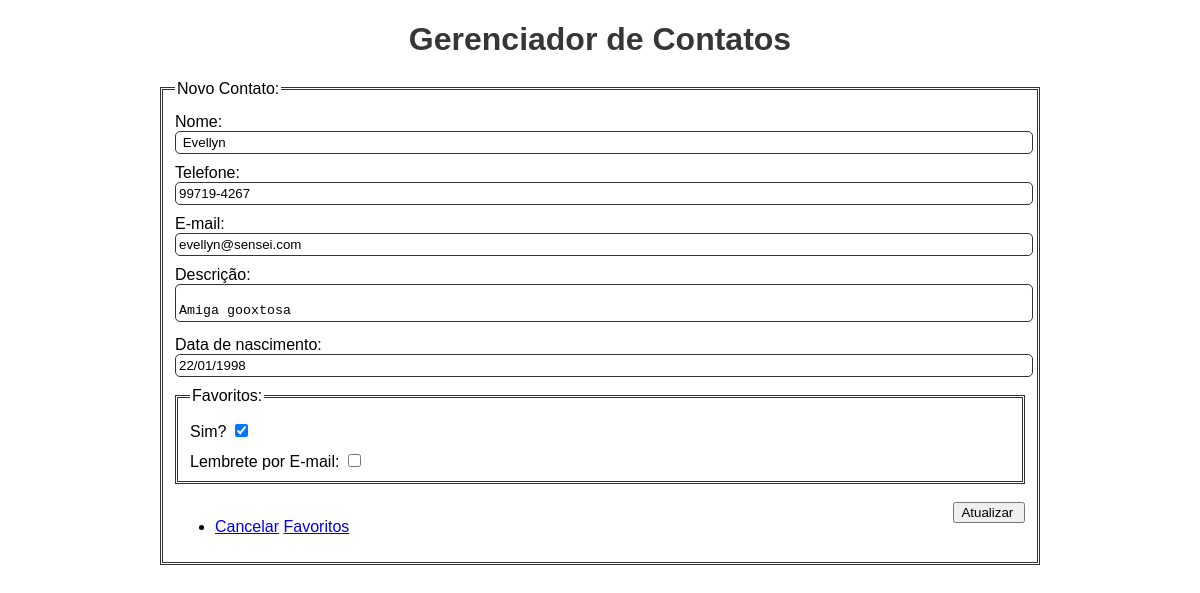
Screenshot of /editar.php?id=28 with the database file from the repository.
### tables this page shows
CREATE TABLE `contatos` (
  `id` int(11) NOT NULL,
  `nome` varchar(20) NOT NULL,
  `telefone` varchar(20) DEFAULT NULL,
  `email` varchar(30) DEFAULT NULL,
  `descricao` text NOT NULL,
  `nasc` date DEFAULT NULL,
  `concluida` tinyint(1) DEFAULT NULL
);

### editar.php (called while the page is built, shortened)
<?php
include "banco.php";
include "ajudantes.php";
require_once "classes/Contato.php";
$contatos = new Contatos($conexao);
	$contato = $contatos->exibir_contato($conexao, $_GET['id']);
		$contato['nome'] = (isset($_POST['nome'])) ?
			$_POST['nome'] : $contato['nome'];
		$contato['telefone'] = (isset($_POST['telefone'])) ?
			$_POST['telefone'] : $contato['telefone'];
		$contato['email'] = (isset($_POST['email'])) ?
			$_POST['email'] : $contato['email'];
		$contato['descricao'] = (isset($_POST['descricao'])) ?
			$_POST['descricao'] : $contato['descricao'];
		$contato['nasc'] = (isset($_POST['nasc'])) ?
			$_POST['nasc'] : $contato['nasc'];
include "template.php";
?>

### classes/Contato.php (called while the page is built, shortened)
<?php
    class Contatos {
        function exibir_contato($conexao, $id) {
            $sqlBusca = 'SELECT * FROM contatos WHERE id = ' . $id;
            $resultado = mysqli_query($conexao, $sqlBusca);
            return mysqli_fetch_assoc($resultado);
        }
    }
?>

### ajudantes.php (called while the page is built, shortened)
<?php
	function traduz_data_para_exibir($data)
	{
		$dados = explode("-", $data);
		$data_exibir = "{$dados[2]}/{$dados[1]}/{$dados[0]}";
		return $data_exibir;
	}
?>

### formulario.php (the view, shortened to what this page needs)
<form method="POST">
	<fieldset>
		<legend>Novo Contato:</legend>
		<label>
			Nome:
			<input type="text" name="nome"
				value="<?php echo $contato['nome']; ?> " />
		</label>
		<label>
			Telefone:
		<input type="text" name="telefone"
			value="<?php echo $contato['telefone'] ?>" />
		</label>
		<label>
			E-mail:
		<input type="text" name="email" value="<?php echo $contato['email'] ?>" />
		</label>
		<label>
			Descrição:
			<textarea name="descricao">
				<?php echo $contato['descricao']; ?>
			</textarea>
		</label>
		<label>
			Data de nascimento:
			<input type="text" name="nasc" value=
			"<?php echo traduz_data_para_exibir($contato['nasc']);
				?>" />
		</label>
		<fieldset>
			<legend>Favoritos:</legend>
			<label>
				Sim?
				<input type="checkbox" name="concluida" value="1"
					<?php echo ($contato['concluida'] == 1) ? 'checked' : ''; ?>
					/>
			</label>
			<label>
				Lembrete por E-mail:
				<input type="checkbox" name="lembrete" value="1" />
			</label>
		</fieldset>
		<br>
			<input type="submit" value="<?php echo ($contato['id'] > 0)? 'Atualizar' : 'Cadastrar'; ?> " />
		<nav>
			<ul>
				<li>
					<?php echo ($contato['id'] != 0) ?
                		"<a href='listadedados.php'?>Cancelar</a>" : '';
            		?>
					<a href="lista.php?id=<?=$contato['id']; ?>">Favoritos</a>
				</li>
			</ul>
		</nav>
	</fieldset>
</form>

### css/estilo.css (style rules this page uses)
body { font-family: Sans-serif; color: #363636; margin-left: 10em; margin-right: 10em; }
fieldset { border: 3px double #333; color: #000; margin: 10px 0 0 0; }
label { display: block; margin: 10px 0 0 0; }
input[type=text], textarea { width: 100%; border: 1px solid #333; padding: 3px; border-radius: 5px; resize: none; }
input[type=submit] { float: right; clear: both; }

### rows the page displays
contatos: nome "Evellyn", telefone "99719-4267", email "evellyn@sensei.com", descricao "Amiga gooxtosa", nasc "22/01/1998", concluida "☑", id "Atualizar"
